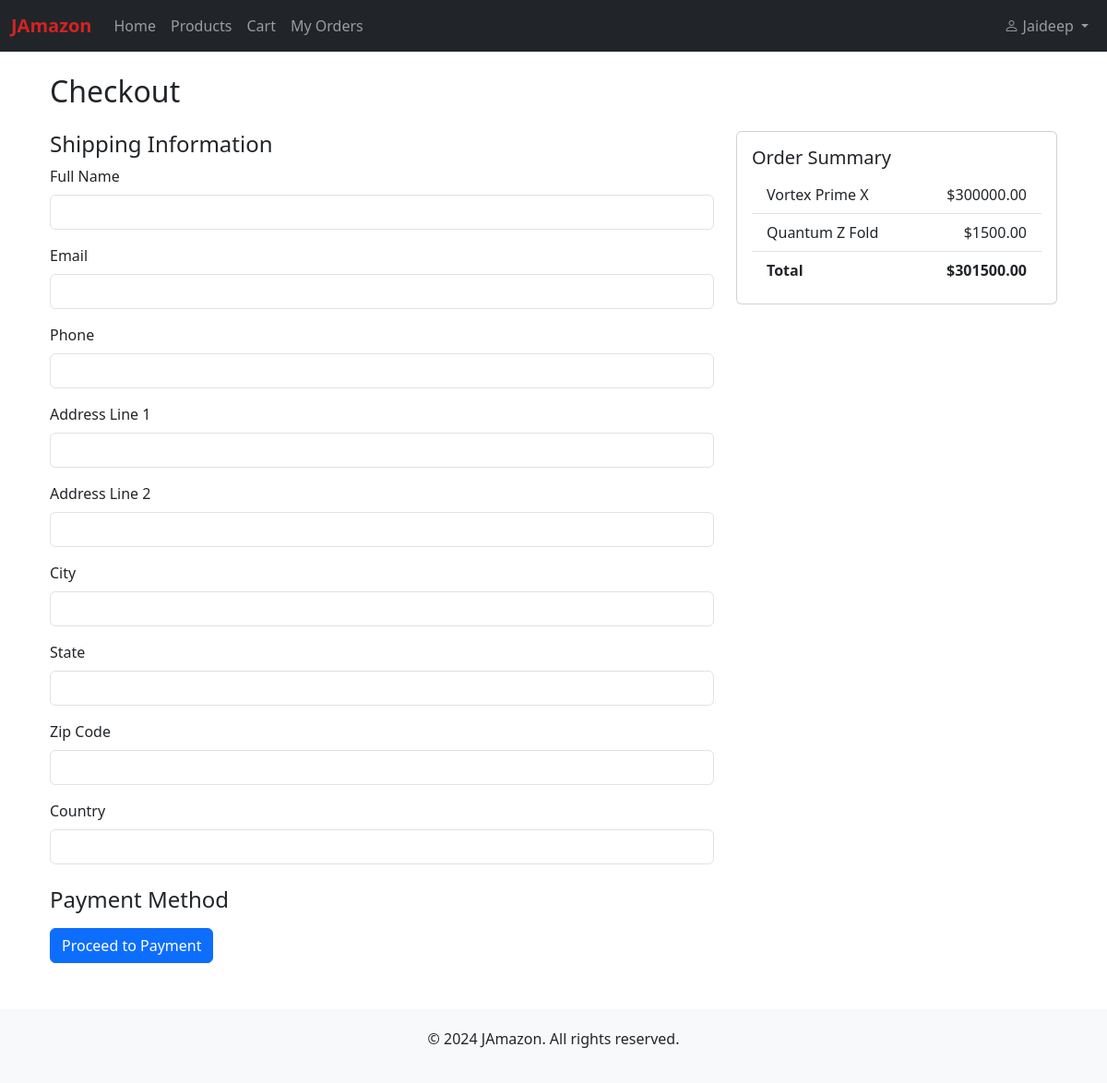
Screenshot of /orders/checkout/ (signed in) with the database file from the repository.
### cart/models.py (models this page shows, shortened)
class Cart(models.Model):
    user = models.ForeignKey(User, on_delete=models.CASCADE, related_name='cart_items')
    product = models.ForeignKey(Product, on_delete=models.CASCADE)
    quantity = models.PositiveIntegerField(default=1)
    added_at = models.DateTimeField(auto_now_add=True)
    class Meta:
        unique_together = ('user', 'product')
    @property
    def subtotal(self):
        return self.product.price * self.quantity

### products/models.py (models this page shows, shortened)
class Product(models.Model):
    name = models.CharField(max_length=200)
    slug = models.SlugField(unique=True, blank=True)
    description = models.TextField()
    price = models.DecimalField(max_digits=10, decimal_places=2)
    category = models.ForeignKey(Category, on_delete=models.CASCADE, related_name='products')
    stock = models.IntegerField(default=0)
    image = models.ImageField(upload_to='products/')
    is_available = models.BooleanField(default=True)
    created_at = models.DateTimeField(auto_now_add=True)
    updated_at = models.DateTimeField(auto_now=True)
    class Meta:
        ordering = ['-created_at']

### orders/views.py (the view, shortened to what this page needs)
# urls.py: path('checkout/', views.checkout, name='checkout'),
@login_required
def checkout(request):
    cart_items = Cart.objects.filter(user=request.user)
    if not cart_items:
        return redirect('cart_detail')
    context = {
        'cart_items': cart_items,
        'total_amount': sum(item.subtotal for item in cart_items),
    }
    return render(request, 'orders/checkout.html', context)

### cart/context_processors.py (called while the page is built)
def cart_count(request):
    if request.user.is_authenticated:
        try:
            count = Cart.objects.filter(user=request.user).count()
        except:
            count = 0
    else:
        count = 0
    return {'cart_count': count}

### templates/orders/checkout.html (shortened to what this page needs)
{% extends 'base.html' %}
{% block content %}
<div class="container">
    <h2 class="mb-4">Checkout</h2>
    {% if cart_items %}
        <div class="row">
            <div class="col-md-8">
                <h4>Shipping Information</h4>
                <form method="POST">
                    <div class="mb-3">
                        <label for="full_name" class="form-label">Full Name</label>
                        <input type="text" class="form-control" id="full_name" name="full_name" required>
                    </div>
                    <div class="mb-3">
                        <label for="email" class="form-label">Email</label>
                        <input type="email" class="form-control" id="email" name="email" required>
                    </div>
                    <div class="mb-3">
                        <label for="phone" class="form-label">Phone</label>
                        <input type="tel" class="form-control" id="phone" name="phone" required>
                    </div>
                    <div class="mb-3">
                        <label for="address_line1" class="form-label">Address Line 1</label>
                        <input type="text" class="form-control" id="address_line1" name="address_line1" required>
                    </div>
                    <div class="mb-3">
                        <label for="address_line2" class="form-label">Address Line 2</label>
                        <input type="text" class="form-control" id="address_line2" name="address_line2">
                    </div>
                    <div class="mb-3">
                        <label for="city" class="form-label">City</label>
                        <input type="text" class="form-control" id="city" name="city" required>
                    </div>
                    <div class="mb-3">
                        <label for="state" class="form-label">State</label>
                        <input type="text" class="form-control" id="state" name="state" required>
                    </div>
                    <div class="mb-3">
                        <label for="zip_code" class="form-label">Zip Code</label>
                        <input type="text" class="form-control" id="zip_code" name="zip_code" required>
                    </div>
                    <div class="mb-3">
                        <label for="country" class="form-label">Country</label>
                        <input type="text" class="form-control" id="country" name="country" required>
                    </div>
                    <h4 class="mt-4">Payment Method</h4>
                    <button type="submit" class="btn btn-primary">Proceed to Payment</button>
                </form>
            </div>
            <div class="col-md-4">
                <div class="card">
                    <div class="card-body">
                        <h5 class="card-title">Order Summary</h5>
                        <ul class="list-group list-group-flush">
                            {% for item in cart_items %}
                            <li class="list-group-item d-flex justify-content-between">
                                <span>{{ item.product.name }}</span>
                                <span>${{ item.subtotal }}</span>
                            </li>
                            {% endfor %}
                            <li class="list-group-item d-flex justify-content-between">
                                <strong>Total</strong>
                                <strong>${{ total_amount }}</strong>
                            </li>
                        </ul>
                    </div>
                </div>
            </div>
        </div>
    {% else %}
        <div class="alert alert-warning">
            Your cart is empty. <a href="{% url 'product_list' %}" class="alert-link">Add items to your cart</a>.
        </div>
    {% endif %}
</div>
{% endblock %}

### templates/base.html (shortened to what this page needs)
<!DOCTYPE html>
<html lang="en">
<head>
    <link href="https://cdn.jsdelivr.net/npm/bootstrap@5.3.2/dist/css/bootstrap.min.css" rel="stylesheet">
    <link href="https://cdn.jsdelivr.net/npm/bootstrap-icons@1.11.0/font/bootstrap-icons.css" rel="stylesheet">
</head>
<body>
    <nav class="navbar navbar-expand-lg navbar-dark bg-dark">
        <div class="container-fluid">
            <a class="navbar-brand" href="{% url 'home' %}">JAmazon</a>
            <div class="collapse navbar-collapse" id="navbarNav">
                <ul class="navbar-nav me-auto">
                    <li class="nav-item"><a class="nav-link" href="{% url 'home' %}">Home</a></li>
                    <li class="nav-item"><a class="nav-link" href="{% url 'product_list' %}">Products</a></li>
                    <li class="nav-item"><a class="nav-link" href="{% url 'cart_detail' %}">Cart</a></li>
                    <li class="nav-item"><a class="nav-link" href="{% url 'order_list' %}">My Orders</a></li>
                </ul>
                <ul class="navbar-nav">
                    {% if user.is_authenticated %}
                        <li class="nav-item dropdown">
                            <a class="nav-link dropdown-toggle" href="#" role="button" data-bs-toggle="dropdown">
                                <i class="bi bi-person"></i> {{ user.username }}
                            </a>
                        </li>
                    {% else %}
                        <li class="nav-item"><a class="nav-link" href="{% url 'login' %}">Login</a></li>
                        <li class="nav-item"><a class="nav-link" href="{% url 'register' %}">Register</a></li>
                    {% endif %}
                </ul>
            </div>
        </div>
    </nav>
    <div class="container mt-4">
        {% block content %}
        {% endblock %}
    </div>
    <footer class="footer text-center">
        <div class="container">
            <p>&copy; 2024 JAmazon. All rights reserved.</p>
        </div>
    </footer>
</body>
</html>

### templates/base.html (style rules this page uses)
.navbar-brand { font-weight: bold; color: #d42323; }
.footer { background: #f8f9fa; padding: 20px 0; margin-top: 50px; }

### rows the page displays
Cart: product.name "Vortex Prime X", subtotal "300000.00"
Cart: product.name "Quantum Z Fold", subtotal "1500.00"

### other values shown
{{ user.username }} "Jaideep"
{{ total_amount }} "301500.00"
